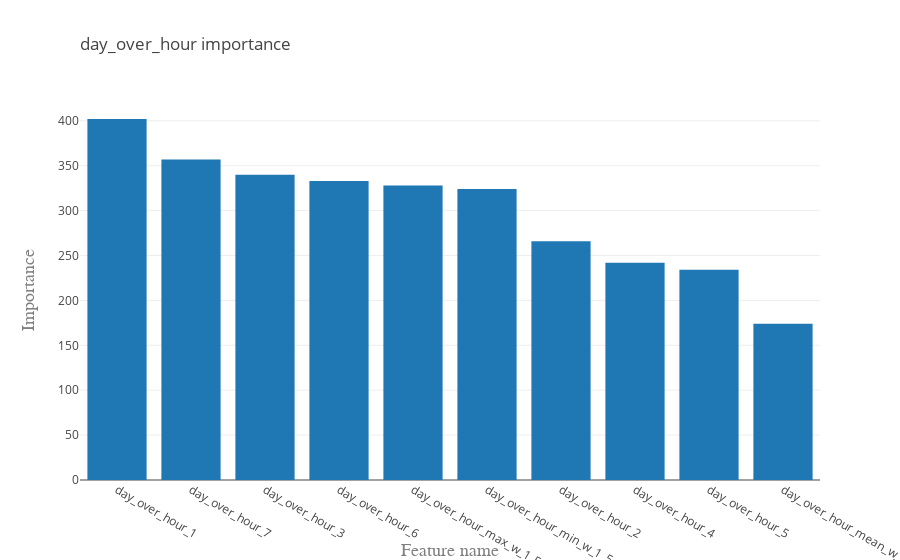

The notebook cell this image was saved under:
### Markdown cell above
#### Evaluate importance with LGBM and RFE

### Code cell
best_features = check_effect_count(df, "day_over_hour")

### Figure 1 — Plotly figure (JSON) as saved in the notebook; plotly's stock layout.template omitted (floating-point values rounded to 4 significant figures)
{"data": [{"type": "bar", "uid": "2a674345-af3b-4e59-9653-a892e579fd17", "x": ["day_over_hour_1", "day_over_hour_7", "day_over_hour_3", "day_over_hour_6", "day_over_hour_max_w_1_5", "day_over_hour_min_w_1_5", "day_over_hour_2", "day_over_hour_4", "day_over_hour_5", "day_over_hour_mean_w_1_5"], "y": [402, 357, 340, 333, 328, 324, 266, 242, 234, 174]}], "layout": {"title": {"text": "day_over_hour importance", "x": 0, "xref": "paper"}, "xaxis": {"title": {"font": {"color": "#7f7f7f", "family": "Courier New, monospace", "size": 18}, "text": "Feature name"}}, "yaxis": {"title": {"font": {"color": "#7f7f7f", "family": "Courier New, monospace", "size": 18}, "text": "Importance"}}}}
